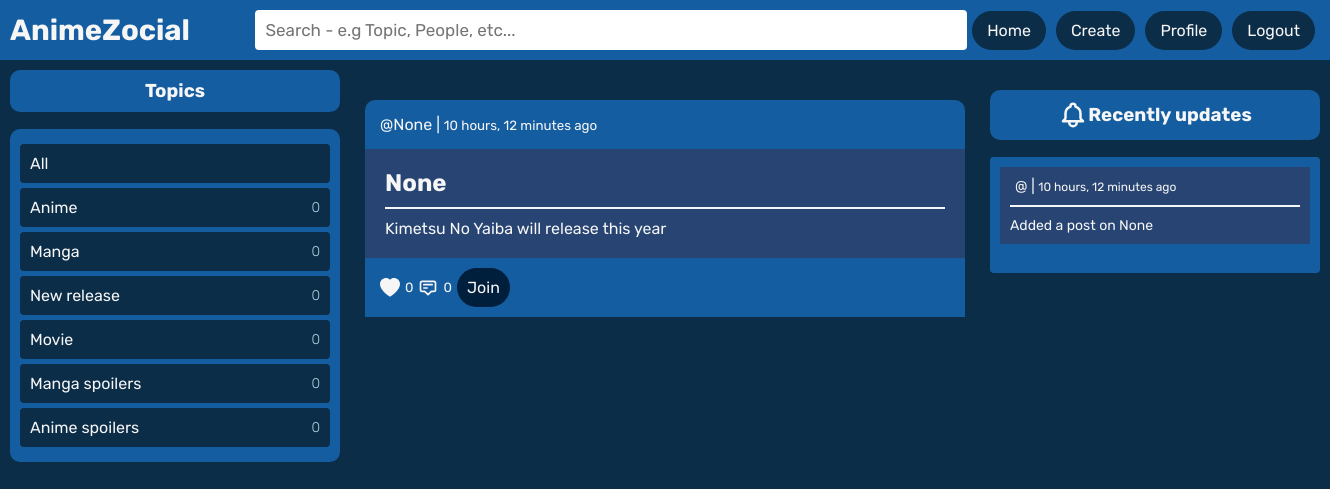
The app's page / (signed in) with its own data.
### app/models.py (models this page shows, shortened)
class Topic(models.Model):
    title = models.CharField(max_length=25,null=False)

class Feed(models.Model):
    user = models.ForeignKey(User,on_delete=models.CASCADE, null=True)
    topic = models.ForeignKey(Topic, on_delete=models.SET_NULL, null=True)
    likes = models.ManyToManyField(User, related_name="likes")
    comments = models.ManyToManyField('Comment', related_name="comments")
    body = models.TextField(null=True)
    created = models.DateTimeField(auto_now_add=True)
    updated = models.DateTimeField(auto_now=True)
    class Meta:
        ordering = ['-updated', '-created']

### app/views.py (the view, shortened to what this page needs)
# urls.py: path('', views.indexPage, name="index"),
def indexPage(request):
    if request.user.is_authenticated :
        q = request.GET.get('q') if request.GET.get('q') != None else ''
        feeds = Feed.objects.all()
        feeds = Feed.objects.filter(
            Q(body__icontains=q)|
            Q(topic__title__icontains=q)|
            Q(user__username__icontains=q)
        )
    topics = Topic.objects.all()
    topics_count = Topic.objects.count()
    recents = Feed.objects.all().order_by('-updated', '-created')[0:8]
    context = {
        'feeds': feeds,
        'topics' : topics,
        'topics_count':topics_count,
        'recents' : recents
    }
    return render(request, 'pages/index.html', context)

### app/templates/pages/index.html (shortened to what this page needs)
{% extends 'app.html' %}
{% block content %}
    <div style="width: 350px;position: relative;">
        {% include 'components/topics.html' %}
    </div>
    <div class="main-panel">
        {% if feeds %}
            {% include 'components/feeds.html' %}
        {% else %}
            <div style="padding: 10px;">
                <h3>No result found!</h3>
            </div>
        {% endif %}
    </div>
    <div style="width: 350px;">
        {% include 'components/recents.html' %}
    </div>
{% endblock content %}

### app/templates/components/topics.html
<div class="topics" style="position: sticky;top:10%;">
    <h3>Topics</h3>
    <div class="topic">
        <div class="topic-container">
            <div class="topic-title">
            {% if request.user.is_authenticated %}
                <a href="{% url 'index' %}">All</a>
            {% else %}
                <a href="{% url 'login' %}">All</a>
            {% endif %}
            </div>
            {% for topic in topics %}
            {% if request.user.is_authenticated %}
                <div class="topic-title">
                    <a href="{% url 'index' %}?q={{topic.title}}">{{topic.title}}</a>
                    <div class="topic-counts">{{topic.feed_set.all.count}}</div>
                </div>
            {% else %}
                <div class="topic-title">
                    <a href="{% url 'login' %}">{{topic.title}}</a>
                    <div class="topic-counts">{{topic.feed_set.all.count}}</div>
                </div>
            {% endif %}
            {% endfor %}
        </div>
    </div>
</div>

### app/templates/components/feeds.html (shortened to what this page needs)
<div class="feeds">
    {% for feed in feeds %}
    <div class="feed">
        <div class="feed-header">
            <div class="feed-info">
                <div class="feed-user">
                    <div>
                        <a href="{% url 'profile-info' feed.user.username %}">@{{feed.user}}</a> |
                        <small>{{feed.created|timesince}} ago</small>
                    </div>
                </div>
            </div>
        </div>
        <div class="feed-body">
            <div class="feed-title">
                <h2>{{feed.topic}}</h2>
            </div>
            <hr>
            {% if request.user.is_authenticated %}
                <p>{{feed.body}}</p>
            {% else %}
                <p>Please login to see the post.</p>
            {% endif %}
        </div>
        <div class="feed-footer">
            <div class="feed-reactions">
                <div class="feed-react">
                    {% if request.user.is_authenticated %}
                    <div>
                        <a href="{% url 'feed' feed.user feed.topic feed.id %}" style="background-color: transparent;border:none;color: #F6F6F6;">
                            <svg xmlns="http://www.w3.org/2000/svg" width="16" height="16" fill="currentColor" class="bi bi-heart-fill" viewBox="0 0 16 16">
                                <path fill-rule="evenodd" d="M8 1.314C12.438-3.248 23.534 4.735 8 15-7.534 4.736 3.562-3.248 8 1.314z"/>
                            </svg>
                        </a>
                    </div>
                    {% endif %}
                </div>
                <div class="feed-react">
                    <small>
                        {{feed.like_set.all.count}}
                    </small>
                </div>
                <div class="feed-react">
                    <div>
                        <svg xmlns="http://www.w3.org/2000/svg" class="h-6 w-6" fill="none" viewBox="0 0 24 24" stroke="currentColor" stroke-width="2">
                            <path stroke-linecap="round" stroke-linejoin="round" d="M7 8h10M7 12h4m1 8l-4-4H5a2 2 0 01-2-2V6a2 2 0 012-2h14a2 2 0 012 2v8a2 2 0 01-2 2h-3l-4 4z" />
                          </svg>
                    </div>
                </div>
                <div class="feed-react">
                    <small>
                        {{feed.comment_set.all.count}}
                    </small>
                </div>
                <div class="feed-button">
                    <a href="{% url 'feed' feed.user feed.topic feed.id %}">Join</a>
                </div>
            </div>
        </div>
    </div>
    {% endfor %}
</div>

### app/templates/components/recents.html (shortened to what this page needs)
<div class="recents" style="position: sticky;top:10%;">
    <h3 class="recent-app">
        Recently updates
    </h3>
    {% if request.user.is_authenticated %}
    <div class="recent" style="
    max-height: 450px;
    height: auto;
    overflow-y: auto;
    ">
            {% for recent in recents %}
            <div class="recent-container">
                <div class="recent-info">
                    <div class="recent-user">
                        <div><a href="{% url 'profile-info' recent.user.username %}" style="text-decoration: none;user-select: none;color: #F6F6F6;">@{{recent.user.username}}</a>
                            | <small>{{recent.created|timesince}} ago</small>
                        </div>
                    </div>
                </div>
                <hr>
                <div class="recent-title">
                    <div class="recent-body">
                        <p>Added a post on {{recent.topic}}</p>
                    </div>
                </div>
            </div>
            <br>
            {% endfor %}
    </div>
    {% endif %}
</div>

### static_files/stylesheets/style.css (style rules this page uses)
:root { color: #F6F6F6; }
* { padding:0; margin: 0; }
body { font-family: 'Albert Sans', sans-serif; font-family: 'Rubik', sans-serif; background-color: #0C2D48; overflow-y: auto; overflow-x: hidden; scroll-behavior: smooth; }
.feeds { display: grid; place-content: center; padding: 10px; }
.feeds hr { height:0px; margin: 0px 10px 0px 10px; border-width:0; border: 0.5px solid #F6F6F6; }
.feed { width:600px; margin-top: 5%; }
.feed-user a { text-decoration: none; user-select: none; color: #F6F6F6; }
.feed-header { background-color: #145DA0; padding: 10px; border-top-left-radius: 10px; border-top-right-radius: 10px; display: flex; align-items: center; justify-content: space-between; }
.feed-info { padding: 5px; display: flex; align-items: center; }
.feed-body { background-color: #274472; padding: 10px; }
.feed-title { padding: 10px; }
.feed-body p { padding:10px; }
.feed-footer { background-color: #145DA0; padding: 10px; }
.feed-reactions { display: flex; align-items: center; }
.feed-reactions a { color: #F6F6F6; }
.feed-reactions svg { width: 20px; height: 20px; cursor: pointer; margin: 5px; }
.feed-button { padding: 10px; margin: 0px 0px 0px 5px; background-color: #001F3D; border-radius: 20px; }
.feed-button a { text-decoration: none; padding: 10px 0px 10px 0px; }
.topics { padding: 10px; }
.topics h3 { padding: 10px; text-align: center; background-color: #145DA0; border-radius: 10px; margin: 0px 0px 5% 0px; user-select: none; }
.topic { background-color: #145DA0; padding: 10px; border-radius: 10px; }
.topic-title { background-color: #0C2D48; margin: 5px 0px 5px 0px; border-radius: 4px; display: flex; align-items: center; justify-content: space-between; }
.topic-counts { padding: 10px; font-size: 14px; font-weight: 300; color: #B1D4E0; }
.topic-title a { display: flex; align-items: center; padding: 10px; color: #F6F6F6; text-decoration: none; width: 100%; user-select: none; }
.recents { padding: 10px; }
.recent-app { display: flex; align-items: center; justify-content: center; }
.recent-app svg { width: 30px; height: 30px; }
.recents h3 { padding: 10px; text-align: center; background-color: #145DA0; border-radius: 10px; margin: 0px 0px 5% 0px; user-select: none; }
.recent { padding: 10px; background-color: #145DA0; border-radius: 4px; margin-bottom: 5%; user-select: none; }
.recent-container { background-color: #274472; padding: 10px; }
.recent-container hr { height:0px; margin: 10px 0 10px 0; border-width:0; border: 0.5px solid #F6F6F6; }
.recent-info { display: flex; align-items: center; }
.recent-user { margin-left: 5px; }
.recent-user div { font-size: 15px; }
.recent-user small { font-size: 12px; }
.recent-title p { font-size: 14px; }

### records on screen
Topic: title "Anime", feed_set.all.count "0"
Topic: title "Manga", feed_set.all.count "0"
Topic: title "New release", feed_set.all.count "0"
Topic: title "Movie", feed_set.all.count "0"
Topic: title "Manga spoilers", feed_set.all.count "0"
Topic: title "Anime spoilers", feed_set.all.count "0"
Feed: user "None", created "10 hours, 12 minutes", topic "None", body "Kimetsu No Yaiba will release this year", like_set.all.count "0", comment_set.all.count "0"
